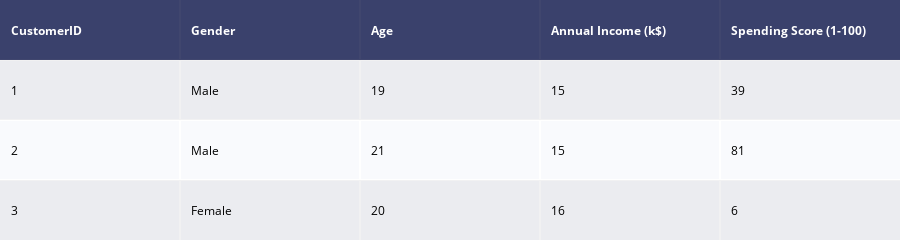

This figure's notebook cell:
### Code cell
dat = ff.create_table(df.head(3))
py.iplot(dat)

### Figure 1 — Plotly figure (JSON) as saved in the notebook; plotly's stock layout.template omitted (floating-point values rounded to 4 significant figures)
{"data": [{"colorscale": [[0, "#00083e"], [0.5, "#ededee"], [1, "#ffffff"]], "hoverinfo": "none", "opacity": 0.75, "showscale": false, "type": "heatmap", "z": [[0, 0, 0, 0, 0], [0.5, 0.5, 0.5, 0.5, 0.5], [1, 1, 1, 1, 1], [0.5, 0.5, 0.5, 0.5, 0.5]]}], "layout": {"annotations": [{"align": "left", "font": {"color": "#ffffff"}, "showarrow": false, "text": "<b>CustomerID</b>", "x": -0.45, "xanchor": "left", "xref": "x", "y": 0, "yref": "y"}, {"align": "left", "font": {"color": "#ffffff"}, "showarrow": false, "text": "<b>Gender</b>", "x": 0.55, "xanchor": "left", "xref": "x", "y": 0, "yref": "y"}, {"align": "left", "font": {"color": "#ffffff"}, "showarrow": false, "text": "<b>Age</b>", "x": 1.55, "xanchor": "left", "xref": "x", "y": 0, "yref": "y"}, {"align": "left", "font": {"color": "#ffffff"}, "showarrow": false, "text": "<b>Annual Income (k$)</b>", "x": 2.55, "xanchor": "left", "xref": "x", "y": 0, "yref": "y"}, {"align": "left", "font": {"color": "#ffffff"}, "showarrow": false, "text": "<b>Spending Score (1-100)</b>", "x": 3.55, "xanchor": "left", "xref": "x", "y": 0, "yref": "y"}, {"align": "left", "font": {"color": "#000000"}, "showarrow": false, "text": "1", "x": -0.45, "xanchor": "left", "xref": "x", "y": 1, "yref": "y"}, {"align": "left", "font": {"color": "#000000"}, "showarrow": false, "text": "Male", "x": 0.55, "xanchor": "left", "xref": "x", "y": 1, "yref": "y"}, {"align": "left", "font": {"color": "#000000"}, "showarrow": false, "text": "19", "x": 1.55, "xanchor": "left", "xref": "x", "y": 1, "yref": "y"}, {"align": "left", "font": {"color": "#000000"}, "showarrow": false, "text": "15", "x": 2.55, "xanchor": "left", "xref": "x", "y": 1, "yref": "y"}, {"align": "left", "font": {"color": "#000000"}, "showarrow": false, "text": "39", "x": 3.55, "xanchor": "left", "xref": "x", "y": 1, "yref": "y"}, {"align": "left", "font": {"color": "#000000"}, "showarrow": false, "text": "2", "x": -0.45, "xanchor": "left", "xref": "x", "y": 2, "yref": "y"}, {"align": "left", "font": {"color": "#000000"}, "showarrow": false, "text": "Male", "x": 0.55, "xanchor": "left", "xref": "x", "y": 2, "yref": "y"}, {"align": "left", "font": {"color": "#000000"}, "showarrow": false, "text": "21", "x": 1.55, "xanchor": "left", "xref": "x", "y": 2, "yref": "y"}, {"align": "left", "font": {"color": "#000000"}, "showarrow": false, "text": "15", "x": 2.55, "xanchor": "left", "xref": "x", "y": 2, "yref": "y"}, {"align": "left", "font": {"color": "#000000"}, "showarrow": false, "text": "81", "x": 3.55, "xanchor": "left", "xref": "x", "y": 2, "yref": "y"}, {"align": "left", "font": {"color": "#000000"}, "showarrow": false, "text": "3", "x": -0.45, "xanchor": "left", "xref": "x", "y": 3, "yref": "y"}, {"align": "left", "font": {"color": "#000000"}, "showarrow": false, "text": "Female", "x": 0.55, "xanchor": "left", "xref": "x", "y": 3, "yref": "y"}, {"align": "left", "font": {"color": "#000000"}, "showarrow": false, "text": "20", "x": 1.55, "xanchor": "left", "xref": "x", "y": 3, "yref": "y"}, {"align": "left", "font": {"color": "#000000"}, "showarrow": false, "text": "16", "x": 2.55, "xanchor": "left", "xref": "x", "y": 3, "yref": "y"}, {"align": "left", "font": {"color": "#000000"}, "showarrow": false, "text": "6", "x": 3.55, "xanchor": "left", "xref": "x", "y": 3, "yref": "y"}], "height": 170, "margin": {"b": 0, "l": 0, "r": 0, "t": 0}, "xaxis": {"dtick": 1, "gridwidth": 2, "showticklabels": false, "tick0": -0.5, "ticks": "", "zeroline": false}, "yaxis": {"autorange": "reversed", "dtick": 1, "gridwidth": 2, "showticklabels": false, "tick0": 0.5, "ticks": "", "zeroline": false}}}
